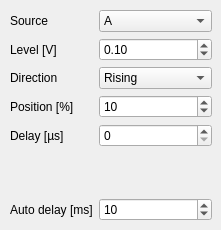
    <widget class="QWidget" name="triggerTab">
     <attribute name="title">
      <string>Trigger</string>
     </attribute>
     <widget class="QWidget" name="formLayoutWidget_2">
      <property name="geometry">
       <rect>
        <x>10</x>
        <y>10</y>
        <width>202</width>
        <height>211</height>
       </rect>
      </property>
      <layout class="QFormLayout" name="triggerFormLayout">
       <item row="1" column="0">
        <widget class="QLabel" name="triggerSourceLabel">
         <property name="locale">
          <locale language="English" country="UnitedKingdom"/>
         </property>
         <property name="text">
          <string>Source</string>
         </property>
        </widget>
       </item>
       <item row="1" column="1">
        <widget class="QComboBox" name="triggerSourceComboBox">
         <property name="currentText">
          <string>A</string>
         </property>
         <property name="currentIndex">
          <number>0</number>
         </property>
         <item>
          <property name="text">
           <string>A</string>
          </property>
         </item>
         <item>
          <property name="text">
           <string>B</string>
          </property>
         </item>
         <item>
          <property name="text">
           <string>EXT</string>
          </property>
         </item>
         <item>
          <property name="text">
           <string>Internal</string>
          </property>
         </item>
        </widget>
       </item>
       <item row="2" column="0">
        <widget class="QLabel" name="triggerLevelLabel">
         <property name="locale">
          <locale language="English" country="UnitedKingdom"/>
         </property>
         <property name="text">
          <string>Level [V]</string>
         </property>
        </widget>
       </item>
       <item row="2" column="1">
        <widget class="QDoubleSpinBox" name="triggerLevelSpinBox">
         <property name="locale">
          <locale language="English" country="UnitedKingdom"/>
         </property>
         <property name="buttonSymbols">
          <enum>QAbstractSpinBox::UpDownArrows</enum>
         </property>
         <property name="suffix">
          <string/>
         </property>
         <property name="decimals">
          <number>2</number>
         </property>
         <property name="minimum">
          <double>-5.000000000000000</double>
         </property>
         <property name="maximum">
          <double>5.000000000000000</double>
         </property>
         <property name="singleStep">
          <double>0.100000000000000</double>
         </property>
         <property name="value">
          <double>0.100000000000000</double>
         </property>
        </widget>
       </item>
       <item row="3" column="0">
        <widget class="QLabel" name="triggerModeLabel">
         <property name="locale">
          <locale language="English" country="UnitedKingdom"/>
         </property>
         <property name="text">
          <string>Direction</string>
         </property>
        </widget>
       </item>
       <item row="3" column="1">
        <widget class="QComboBox" name="triggerModeComboBox">
         <property name="currentText">
          <string>Rising</string>
         </property>
         <property name="currentIndex">
          <number>0</number>
         </property>
         <item>
          <property name="text">
           <string>Rising</string>
          </property>
         </item>
         <item>
          <property name="text">
           <string>Falling</string>
          </property>
         </item>
        </widget>
       </item>
       <item row="4" column="0">
        <widget class="QLabel" name="triggerPositionLabel">
         <property name="locale">
          <locale language="English" country="UnitedKingdom"/>
         </property>
         <property name="text">
          <string>Position [%]</string>
         </property>
        </widget>
       </item>
       <item row="4" column="1">
        <widget class="QDoubleSpinBox" name="triggerPositionSpinBox">
         <property name="locale">
          <locale language="English" country="UnitedKingdom"/>
         </property>
         <property name="buttonSymbols">
          <enum>QAbstractSpinBox::UpDownArrows</enum>
         </property>
         <property name="suffix">
          <string/>
         </property>
         <property name="decimals">
          <number>0</number>
         </property>
         <property name="minimum">
          <double>-50.000000000000000</double>
         </property>
         <property name="maximum">
          <double>50.000000000000000</double>
         </property>
         <property name="singleStep">
          <double>0.000000000000000</double>
         </property>
         <property name="value">
          <double>10.000000000000000</double>
         </property>
        </widget>
       </item>
       <item row="5" column="0">
        <widget class="QLabel" name="triggerDelayLabel">
         <property name="locale">
          <locale language="English" country="UnitedKingdom"/>
         </property>
         <property name="text">
          <string>Delay [µs]</string>
         </property>
        </widget>
       </item>
       <item row="5" column="1">
        <widget class="QDoubleSpinBox" name="triggerDelaySpinBox">
         <property name="locale">
          <locale language="English" country="UnitedKingdom"/>
         </property>
         <property name="buttonSymbols">
          <enum>QAbstractSpinBox::UpDownArrows</enum>
         </property>
         <property name="suffix">
          <string/>
         </property>
         <property name="decimals">
          <number>0</number>
         </property>
         <property name="minimum">
          <double>0.000000000000000</double>
         </property>
         <property name="maximum">
          <double>200.000000000000000</double>
         </property>
         <property name="singleStep">
          <double>1.000000000000000</double>
         </property>
         <property name="value">
          <double>0.000000000000000</double>
         </property>
        </widget>
       </item>
       <item row="6" column="1">
        <spacer name="verticalSpacer_4">
         <property name="orientation">
          <enum>Qt::Vertical</enum>
         </property>
         <property name="sizeHint" stdset="0">
          <size>
           <width>20</width>
           <height>40</height>
          </size>
         </property>
        </spacer>
       </item>
       <item row="7" column="0">
        <widget class="QLabel" name="triggerAutoDelayLabel">
         <property name="locale">
          <locale language="English" country="UnitedKingdom"/>
         </property>
         <property name="text">
          <string>Auto delay [ms]</string>
         </property>
        </widget>
       </item>
       <item row="7" column="1">
        <widget class="QDoubleSpinBox" name="triggerAutoDelaySpinBox">
         <property name="locale">
          <locale language="English" country="UnitedKingdom"/>
         </property>
         <property name="buttonSymbols">
          <enum>QAbstractSpinBox::UpDownArrows</enum>
         </property>
         <property name="suffix">
          <string/>
         </property>
         <property name="decimals">
          <number>0</number>
         </property>
         <property name="minimum">
          <double>0.000000000000000</double>
         </property>
         <property name="maximum">
          <double>2000.000000000000000</double>
         </property>
         <property name="singleStep">
          <double>1.000000000000000</double>
         </property>
         <property name="value">
          <double>10.000000000000000</double>
         </property>
        </widget>
       </item>
      </layout>
     </widget>
    </widget>
